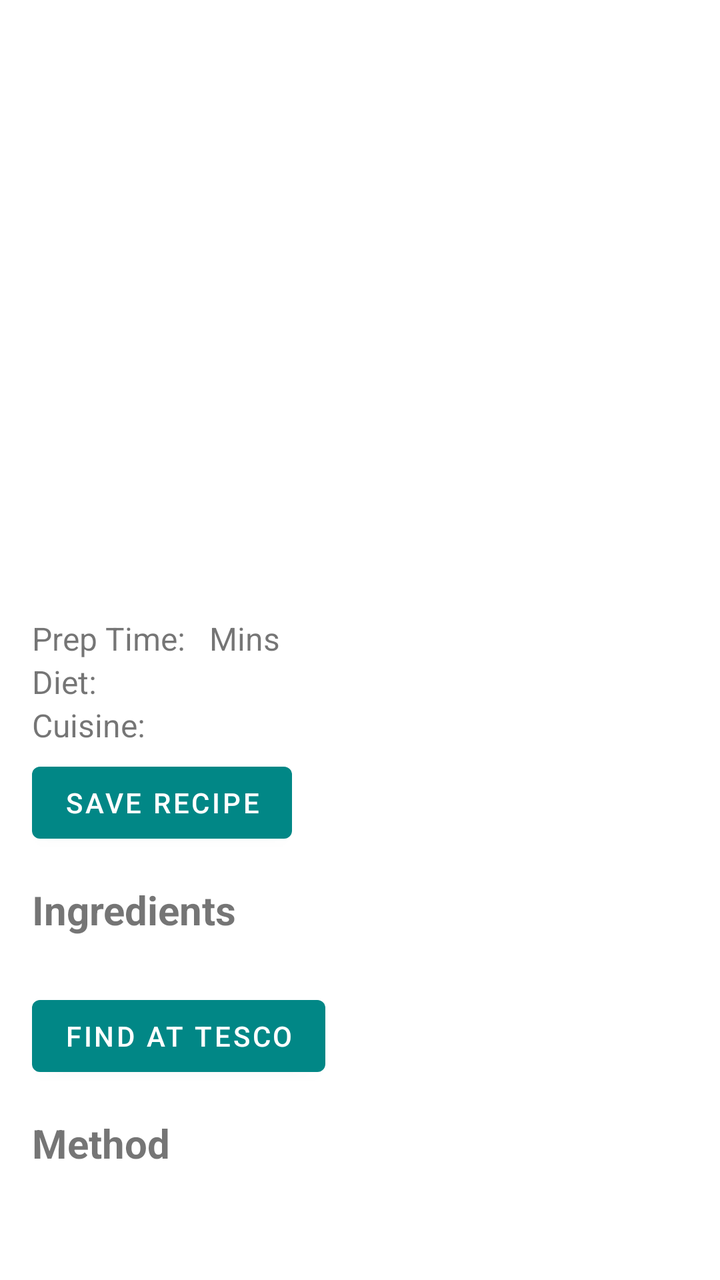
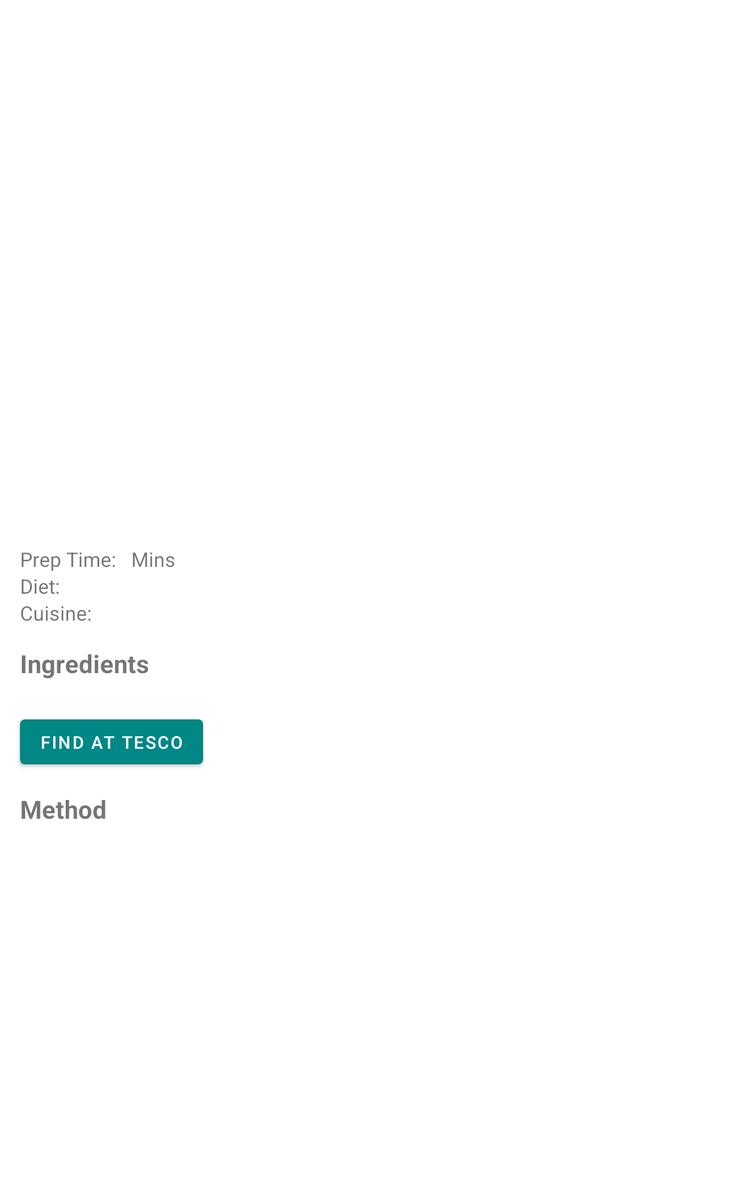

One screen, two layout resources from the same app: the default and the repository's alternative for another configuration. Each is rendered where Android would select it; the XML of both is given below.
<!-- AndroidManifest.xml: application theme Theme.StudentRecipes -->
<!-- res/layout/activity_recipe_details.xml -->
<?xml version="1.0" encoding="utf-8"?>
<androidx.constraintlayout.widget.ConstraintLayout xmlns:android="http://schemas.android.com/apk/res/android"
    xmlns:app="http://schemas.android.com/apk/res-auto"
    xmlns:tools="http://schemas.android.com/tools"
    android:layout_width="match_parent"
    android:layout_height="match_parent">

    <ScrollView
        android:layout_width="match_parent"
        android:layout_height="match_parent">

        <RelativeLayout
            android:layout_width="match_parent"
            android:layout_height="wrap_content">

            <ImageView
                android:id="@+id/recipe_image2"
                android:layout_width="match_parent"
                android:layout_height="260dp"
                android:scaleType="fitXY"
                app:srcCompat="@drawable/ic_launcher_background" />

            <TextView
                android:id="@+id/nameTextView"
                android:layout_width="wrap_content"
                android:layout_height="wrap_content"
                android:layout_below="@id/recipe_image2"
                android:layout_marginStart="16dp"
                android:layout_marginTop="16dp"
                android:textSize="24sp"
                android:textStyle="bold" />

            <TextView
                android:id="@+id/duration_label"
                android:layout_width="wrap_content"
                android:layout_height="wrap_content"
                android:layout_below="@id/nameTextView"
                android:layout_alignParentLeft="true"
                android:layout_alignParentTop="false"
                android:layout_marginLeft="16dp"
                android:text="Prep Time:"
                android:textSize="16sp" />

            <TextView
                android:id="@+id/duration_textview"
                android:layout_width="wrap_content"
                android:layout_height="wrap_content"
                android:layout_below="@id/nameTextView"
                android:layout_marginLeft="8dp"
                android:layout_toRightOf="@id/duration_label"
                android:textSize="16sp" />

            <TextView
                android:id="@+id/mins_label"
                android:layout_width="wrap_content"
                android:layout_height="wrap_content"
                android:layout_below="@id/nameTextView"
                android:layout_alignParentTop="false"
                android:layout_toRightOf="@id/duration_textview"
                android:layout_marginLeft="4dp"
                android:text="Mins"
                android:textSize="16sp" />

            <TextView
                android:id="@+id/diet_label"
                android:layout_width="wrap_content"
                android:layout_height="wrap_content"
                android:layout_below="@id/duration_label"
                android:layout_alignParentLeft="true"
                android:layout_marginStart="16dp"
                android:text="Diet:"
                android:textSize="16sp"
                app:layout_constraintStart_toStartOf="parent"
                app:layout_constraintTop_toBottomOf="@+id/cuisine_label" />

            <TextView
                android:id="@+id/diet_textview"
                android:layout_width="wrap_content"
                android:layout_height="wrap_content"
                android:layout_below="@id/duration_label"
                android:layout_marginLeft="8dp"
                android:layout_toRightOf="@id/diet_label"
                android:textSize="16sp" />

            <TextView
                android:id="@+id/cuisine_label"
                android:layout_width="wrap_content"
                android:layout_height="wrap_content"
                android:layout_below="@id/diet_label"
                android:layout_alignParentLeft="true"
                android:layout_marginLeft="16dp"
                android:text="Cuisine:"
                android:textSize="16sp" />

            <TextView
                android:id="@+id/cuisine_textview"
                android:layout_width="wrap_content"
                android:layout_height="wrap_content"
                android:layout_below="@id/diet_label"
                android:layout_marginStart="8dp"
                android:layout_toRightOf="@id/cuisine_label"
                android:textSize="16sp" />

            <TextView
                android:id="@+id/ingredients_label"
                android:layout_width="wrap_content"
                android:layout_height="wrap_content"
                android:layout_below="@id/button_save_recipe"
                android:layout_marginStart="16dp"
                android:layout_marginTop="16dp"
                android:text="Ingredients"
                android:textSize="20sp"
                android:textStyle="bold"
                app:layout_constraintStart_toStartOf="parent" />

            <TextView
                android:id="@+id/ingredients_textview"
                android:layout_width="wrap_content"
                android:layout_height="wrap_content"
                android:layout_below="@id/ingredients_label"
                android:layout_alignParentLeft="true"
                android:layout_marginStart="16dp"
                android:scrollbars="vertical"
                android:textSize="16sp" />

            <TextView
                android:id="@+id/method_label"
                android:layout_width="wrap_content"
                android:layout_height="wrap_content"
                android:layout_below="@id/button_tesco"
                android:layout_marginStart="16dp"
                android:layout_marginTop="16dp"
                android:text="Method"
                android:textSize="20sp"
                android:textStyle="bold"
                app:layout_constraintStart_toStartOf="parent" />

            <TextView
                android:id="@+id/method_textview"
                android:layout_width="wrap_content"
                android:layout_height="wrap_content"
                android:layout_below="@id/method_label"
                android:layout_alignParentLeft="true"
                android:layout_marginStart="16dp"
                android:scrollbars="vertical"
                android:textSize="16sp" />

            <Button
                android:id="@+id/button_tesco"
                android:layout_width="wrap_content"
                android:layout_height="wrap_content"
                android:layout_below="@id/ingredients_textview"
                android:layout_alignParentLeft="true"
                android:layout_alignParentRight="false"
                android:layout_marginLeft="16dp"
                android:layout_marginTop="4dp"
                android:autoLink="web"
                android:clickable="true"
                android:cursorVisible="true"
                android:linksClickable="true"
                android:onClick="goToTesco"
                android:text="Find At Tesco" />

            <Button
                android:id="@+id/button_save_recipe"
                android:layout_width="wrap_content"
                android:layout_height="wrap_content"
                android:layout_below="@id/cuisine_label"
                android:layout_alignParentLeft="true"
                android:layout_marginLeft="16dp"
                android:layout_marginTop="4dp"
                android:clickable="true"
                android:cursorVisible="true"
                android:linksClickable="true"
                android:onClick="onClickSaveRecipe"
                android:text="Save Recipe" />
        </RelativeLayout>
    </ScrollView>
</androidx.constraintlayout.widget.ConstraintLayout>
<!-- resources referenced by this layout -->
<resources>
  <style name="Theme.StudentRecipes" parent="Theme.MaterialComponents.DayNight.DarkActionBar">
          
          <item name="colorPrimary">@color/teal_700</item>
          <item name="colorPrimaryVariant">@color/teal_700</item>
          <item name="colorOnPrimary">@color/white</item>
          <item name="android:textColorPrimary">@android:color/black</item>
          <item name="android:statusBarColor" tools:targetApi="l">?attr/colorPrimaryVariant</item>
          
      </style>
  <color name="teal_700">#FF018786</color>
  <color name="white">#FFFFFFFF</color>
</resources>
<!-- res/layout-sw600dp/activity_recipe_details.xml (the repository's variant of the layout above) -->
<!-- drawn on a 7-inch tablet held upright -->
<?xml version="1.0" encoding="utf-8"?>
<androidx.constraintlayout.widget.ConstraintLayout xmlns:android="http://schemas.android.com/apk/res/android"
    xmlns:app="http://schemas.android.com/apk/res-auto"
    xmlns:tools="http://schemas.android.com/tools"
    android:layout_width="match_parent"
    android:layout_height="match_parent">

    <ScrollView
        android:layout_width="match_parent"
        android:layout_height="match_parent">

        <RelativeLayout
            android:layout_width="match_parent"
            android:layout_height="wrap_content">

            <ImageView
                android:id="@+id/recipe_image2"
                android:layout_width="match_parent"
                android:layout_height="400dp"
                android:scaleType="fitXY"
                app:srcCompat="@drawable/ic_launcher_background" />

            <TextView
                android:id="@+id/nameTextView"
                android:layout_width="wrap_content"
                android:layout_height="wrap_content"
                android:layout_below="@id/recipe_image2"
                android:layout_marginStart="16dp"
                android:layout_marginTop="4dp"
                android:textSize="24sp"
                android:textStyle="bold" />

            <TextView
                android:id="@+id/duration_label"
                android:layout_width="wrap_content"
                android:layout_height="wrap_content"
                android:layout_below="@id/nameTextView"
                android:layout_alignParentLeft="true"
                android:layout_alignParentTop="false"
                android:layout_marginLeft="16dp"
                android:text="Prep Time:"
                android:textSize="16sp" />

            <TextView
                android:id="@+id/duration_textview"
                android:layout_width="wrap_content"
                android:layout_height="wrap_content"
                android:layout_below="@id/nameTextView"
                android:layout_marginLeft="8dp"
                android:layout_toRightOf="@id/duration_label"
                android:textSize="16sp" />

            <TextView
                android:id="@+id/mins_label"
                android:layout_width="wrap_content"
                android:layout_height="wrap_content"
                android:layout_below="@id/nameTextView"
                android:layout_alignParentTop="false"
                android:layout_toRightOf="@id/duration_textview"
                android:layout_marginLeft="4dp"
                android:text="Mins"
                android:textSize="16sp" />

            <TextView
                android:id="@+id/diet_label"
                android:layout_width="wrap_content"
                android:layout_height="wrap_content"
                android:layout_below="@id/duration_label"
                android:layout_alignParentLeft="true"
                android:layout_marginStart="16dp"
                android:text="Diet:"
                android:textSize="16sp"
                app:layout_constraintStart_toStartOf="parent"
                app:layout_constraintTop_toBottomOf="@+id/cuisine_label" />

            <TextView
                android:id="@+id/diet_textview"
                android:layout_width="wrap_content"
                android:layout_height="wrap_content"
                android:layout_below="@id/duration_label"
                android:layout_marginLeft="8dp"
                android:layout_toRightOf="@id/diet_label"
                android:textSize="16sp" />

            <TextView
                android:id="@+id/cuisine_label"
                android:layout_width="wrap_content"
                android:layout_height="wrap_content"
                android:layout_below="@id/diet_label"
                android:layout_alignParentLeft="true"
                android:layout_marginLeft="16dp"
                android:text="Cuisine:"
                android:textSize="16sp" />

            <TextView
                android:id="@+id/cuisine_textview"
                android:layout_width="wrap_content"
                android:layout_height="wrap_content"
                android:layout_below="@id/diet_label"
                android:layout_marginStart="8dp"
                android:layout_toRightOf="@id/cuisine_label"
                android:textSize="16sp" />

            <TextView
                android:id="@+id/ingredients_label"
                android:layout_width="wrap_content"
                android:layout_height="wrap_content"
                android:layout_below="@id/cuisine_label"
                android:layout_marginStart="16dp"
                android:layout_marginTop="16dp"
                android:text="Ingredients"
                android:textSize="20sp"
                android:textStyle="bold"
                app:layout_constraintStart_toStartOf="parent" />

            <TextView
                android:id="@+id/ingredients_textview"
                android:layout_width="wrap_content"
                android:layout_height="wrap_content"
                android:layout_below="@id/ingredients_label"
                android:layout_alignParentLeft="true"
                android:layout_marginStart="16dp"
                android:scrollbars="vertical"
                android:textSize="16sp" />

            <TextView
                android:id="@+id/method_label"
                android:layout_width="wrap_content"
                android:layout_height="wrap_content"
                android:layout_below="@id/button_tesco"
                android:layout_marginStart="16dp"
                android:layout_marginTop="16dp"
                android:text="Method"
                android:textSize="20sp"
                android:textStyle="bold"
                app:layout_constraintStart_toStartOf="parent" />

            <TextView
                android:id="@+id/method_textview"
                android:layout_width="wrap_content"
                android:layout_height="wrap_content"
                android:layout_below="@id/method_label"
                android:layout_alignParentLeft="true"
                android:layout_marginStart="16dp"
                android:scrollbars="vertical"
                android:textSize="16sp" />

            <Button
                android:id="@+id/button_tesco"
                android:layout_width="wrap_content"
                android:layout_height="wrap_content"
                android:layout_below="@id/ingredients_textview"
                android:layout_alignParentLeft="true"
                android:layout_alignParentRight="false"
                android:layout_marginLeft="16dp"
                android:layout_marginTop="4dp"
                android:autoLink="web"
                android:clickable="true"
                android:cursorVisible="true"
                android:linksClickable="true"
                android:onClick="goToTesco"
                android:text="Find At Tesco" />
        </RelativeLayout>
    </ScrollView>
</androidx.constraintlayout.widget.ConstraintLayout>
